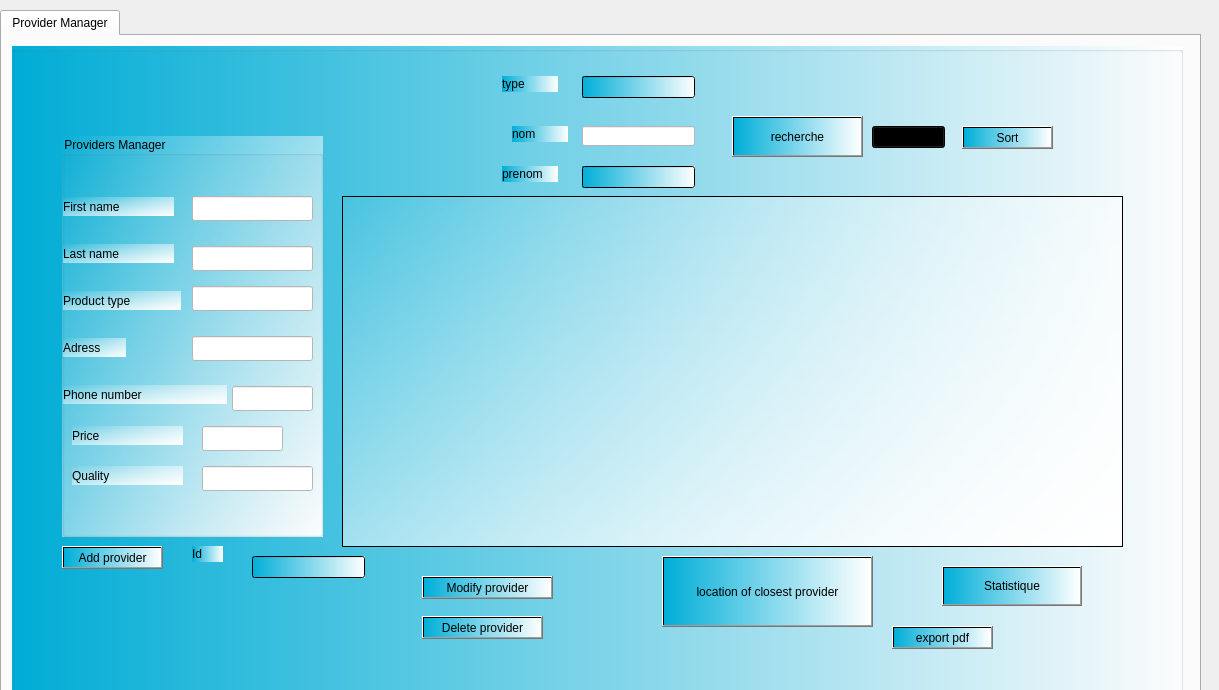
<?xml version="1.0" encoding="UTF-8"?>
<ui version="4.0">
 <class>supplier</class>
 <widget class="QDialog" name="supplier">
  <property name="geometry">
   <rect>
    <x>0</x>
    <y>0</y>
    <width>1219</width>
    <height>690</height>
   </rect>
  </property>
  <property name="windowTitle">
   <string>Dialog</string>
  </property>
  <widget class="QTabWidget" name="tabWidget_provider">
   <property name="geometry">
    <rect>
     <x>0</x>
     <y>10</y>
     <width>1201</width>
     <height>691</height>
    </rect>
   </property>
   <property name="currentIndex">
    <number>0</number>
   </property>
   <widget class="QWidget" name="tab">
    <attribute name="title">
     <string>Provider Manager</string>
    </attribute>
    <widget class="QGroupBox" name="groupBox">
     <property name="geometry">
      <rect>
       <x>10</x>
       <y>10</y>
       <width>1171</width>
       <height>651</height>
      </rect>
     </property>
     <property name="styleSheet">
      <string notr="true">background-color: qlineargradient(spread:pad, x1:0, y1:0, x2:1, y2:0, stop:0 rgba(255, 178, 102, 255), stop:0.55 rgba(235, 148, 61, 255), stop:0.98 rgba(0, 0, 0, 255), stop:1 rgba(0, 0, 0, 0));
background-color: qlineargradient(spread:pad, x1:0, y1:0, x2:1, y2:0, stop:0 rgba(0, 174, 216, 255), stop:1 rgba(255, 255, 255, 255));</string>
     </property>
     <property name="title">
      <string/>
     </property>
     <widget class="QTableView" name="tableView_provider">
      <property name="geometry">
       <rect>
        <x>330</x>
        <y>150</y>
        <width>781</width>
        <height>351</height>
       </rect>
      </property>
      <property name="styleSheet">
       <string notr="true">background-color: rgb(211, 253, 255);
background-color: qlineargradient(spread:pad, x1:0, y1:0, x2:1, y2:1, stop:0 rgba(85, 255, 255, 0), stop:1 rgba(255, 255, 255, 255));</string>
      </property>
     </widget>
     <widget class="QPushButton" name="pushButton_modify_provider">
      <property name="geometry">
       <rect>
        <x>410</x>
        <y>530</y>
        <width>131</width>
        <height>23</height>
       </rect>
      </property>
      <property name="styleSheet">
       <string notr="true">font: 8pt &quot;Cascadia Code&quot;;
font: 10pt &quot;Cascadia Code&quot;;</string>
      </property>
      <property name="text">
       <string>Modify provider</string>
      </property>
     </widget>
     <widget class="QPushButton" name="pushButton_location">
      <property name="geometry">
       <rect>
        <x>650</x>
        <y>510</y>
        <width>211</width>
        <height>71</height>
       </rect>
      </property>
      <property name="styleSheet">
       <string notr="true">font: 8pt &quot;Cascadia Code&quot;;
font: 10pt &quot;Cascadia Code&quot;;</string>
      </property>
      <property name="text">
       <string>location of closest provider</string>
      </property>
     </widget>
     <widget class="QGroupBox" name="groupBox_2">
      <property name="geometry">
       <rect>
        <x>50</x>
        <y>90</y>
        <width>261</width>
        <height>401</height>
       </rect>
      </property>
      <property name="styleSheet">
       <string notr="true">font: 8pt &quot;Cascadia Code&quot;;
background-color: rgb(211, 253, 255);
background-color: qlineargradient(spread:pad, x1:0, y1:0, x2:1, y2:1, stop:0 rgba(85, 255, 255, 0), stop:1 rgba(255, 255, 255, 255));
font: 10pt &quot;Cascadia Code&quot;;</string>
      </property>
      <property name="title">
       <string>Providers Manager</string>
      </property>
      <widget class="QLabel" name="label">
       <property name="geometry">
        <rect>
         <x>1</x>
         <y>108</y>
         <width>111</width>
         <height>19</height>
        </rect>
       </property>
       <property name="styleSheet">
        <string>font: 8pt &quot;Cascadia Code&quot;;
font: 10pt &quot;Cascadia Code&quot;;</string>
       </property>
       <property name="text">
        <string>Last name</string>
       </property>
      </widget>
      <widget class="QLabel" name="label_2">
       <property name="geometry">
        <rect>
         <x>1</x>
         <y>155</y>
         <width>118</width>
         <height>19</height>
        </rect>
       </property>
       <property name="styleSheet">
        <string>font: 8pt &quot;Cascadia Code&quot;;
font: 10pt &quot;Cascadia Code&quot;;</string>
       </property>
       <property name="text">
        <string>Product type</string>
       </property>
      </widget>
      <widget class="QLabel" name="label_3">
       <property name="geometry">
        <rect>
         <x>1</x>
         <y>202</y>
         <width>63</width>
         <height>19</height>
        </rect>
       </property>
       <property name="styleSheet">
        <string>font: 8pt &quot;Cascadia Code&quot;;
font: 10pt &quot;Cascadia Code&quot;;</string>
       </property>
       <property name="text">
        <string>Adress</string>
       </property>
      </widget>
      <widget class="QLabel" name="label_4">
       <property name="geometry">
        <rect>
         <x>1</x>
         <y>249</y>
         <width>164</width>
         <height>19</height>
        </rect>
       </property>
       <property name="styleSheet">
        <string>font: 8pt &quot;Cascadia Code&quot;;
font: 10pt &quot;Cascadia Code&quot;;</string>
       </property>
       <property name="text">
        <string>Phone number</string>
       </property>
      </widget>
      <widget class="QLineEdit" name="lineEdit_last_name_provider">
       <property name="geometry">
        <rect>
         <x>130</x>
         <y>110</y>
         <width>121</width>
         <height>25</height>
        </rect>
       </property>
       <property name="styleSheet">
        <string notr="true">background-color: rgb(255, 255, 255);</string>
       </property>
      </widget>
      <widget class="QLineEdit" name="lineEdit_product_type_provider">
       <property name="geometry">
        <rect>
         <x>130</x>
         <y>150</y>
         <width>121</width>
         <height>25</height>
        </rect>
       </property>
       <property name="styleSheet">
        <string notr="true">background-color: rgb(255, 255, 255);</string>
       </property>
      </widget>
      <widget class="QLineEdit" name="lineEdit_adress_provider">
       <property name="geometry">
        <rect>
         <x>130</x>
         <y>200</y>
         <width>121</width>
         <height>25</height>
        </rect>
       </property>
       <property name="styleSheet">
        <string notr="true">background-color: rgb(255, 255, 255);</string>
       </property>
      </widget>
      <widget class="QLabel" name="label_8">
       <property name="geometry">
        <rect>
         <x>1</x>
         <y>61</y>
         <width>111</width>
         <height>19</height>
        </rect>
       </property>
       <property name="text">
        <string>First name</string>
       </property>
      </widget>
      <widget class="QLineEdit" name="lineEdit_first_name_provider">
       <property name="geometry">
        <rect>
         <x>130</x>
         <y>60</y>
         <width>121</width>
         <height>25</height>
        </rect>
       </property>
       <property name="styleSheet">
        <string notr="true">background-color: rgb(255, 255, 255);</string>
       </property>
      </widget>
      <widget class="QLineEdit" name="lineEdit_phone_provider">
       <property name="geometry">
        <rect>
         <x>170</x>
         <y>250</y>
         <width>81</width>
         <height>25</height>
        </rect>
       </property>
       <property name="styleSheet">
        <string notr="true">background-color: rgb(255, 255, 255);</string>
       </property>
      </widget>
      <widget class="QLabel" name="label_10">
       <property name="geometry">
        <rect>
         <x>10</x>
         <y>290</y>
         <width>111</width>
         <height>19</height>
        </rect>
       </property>
       <property name="text">
        <string>Price</string>
       </property>
      </widget>
      <widget class="QLabel" name="label_11">
       <property name="geometry">
        <rect>
         <x>10</x>
         <y>330</y>
         <width>111</width>
         <height>19</height>
        </rect>
       </property>
       <property name="text">
        <string>Quality</string>
       </property>
      </widget>
      <widget class="QLineEdit" name="lineEdit_price_provider">
       <property name="geometry">
        <rect>
         <x>140</x>
         <y>290</y>
         <width>81</width>
         <height>25</height>
        </rect>
       </property>
       <property name="styleSheet">
        <string notr="true">background-color: rgb(255, 255, 255);</string>
       </property>
      </widget>
      <widget class="QLineEdit" name="lineEdit_quality_provider">
       <property name="geometry">
        <rect>
         <x>140</x>
         <y>330</y>
         <width>111</width>
         <height>25</height>
        </rect>
       </property>
       <property name="styleSheet">
        <string notr="true">background-color: rgb(255, 255, 255);</string>
       </property>
      </widget>
     </widget>
     <widget class="QComboBox" name="comboBox">
      <property name="geometry">
       <rect>
        <x>860</x>
        <y>80</y>
        <width>73</width>
        <height>22</height>
       </rect>
      </property>
      <item>
       <property name="text">
        <string>nom</string>
       </property>
      </item>
      <item>
       <property name="text">
        <string>numero</string>
       </property>
      </item>
     </widget>
     <widget class="QLabel" name="label_6">
      <property name="geometry">
       <rect>
        <x>500</x>
        <y>80</y>
        <width>56</width>
        <height>16</height>
       </rect>
      </property>
      <property name="text">
       <string>nom</string>
      </property>
     </widget>
     <widget class="QPushButton" name="pushButton_Stat">
      <property name="geometry">
       <rect>
        <x>930</x>
        <y>520</y>
        <width>140</width>
        <height>40</height>
       </rect>
      </property>
      <property name="styleSheet">
       <string notr="true">font: 8pt &quot;Cascadia Code&quot;;
font: 10pt &quot;Cascadia Code&quot;;</string>
      </property>
      <property name="text">
       <string>Statistique</string>
      </property>
     </widget>
     <widget class="QLabel" name="label_5">
      <property name="geometry">
       <rect>
        <x>180</x>
        <y>500</y>
        <width>31</width>
        <height>16</height>
       </rect>
      </property>
      <property name="layoutDirection">
       <enum>Qt::RightToLeft</enum>
      </property>
      <property name="text">
       <string>Id </string>
      </property>
     </widget>
     <widget class="QPushButton" name="recherche">
      <property name="geometry">
       <rect>
        <x>720</x>
        <y>70</y>
        <width>131</width>
        <height>41</height>
       </rect>
      </property>
      <property name="text">
       <string>recherche</string>
      </property>
     </widget>
     <widget class="QLabel" name="label_7">
      <property name="geometry">
       <rect>
        <x>490</x>
        <y>30</y>
        <width>56</width>
        <height>16</height>
       </rect>
      </property>
      <property name="text">
       <string>type</string>
      </property>
     </widget>
     <widget class="QLabel" name="label_12">
      <property name="geometry">
       <rect>
        <x>490</x>
        <y>120</y>
        <width>56</width>
        <height>16</height>
       </rect>
      </property>
      <property name="text">
       <string>prenom</string>
      </property>
     </widget>
     <widget class="QLineEdit" name="p">
      <property name="geometry">
       <rect>
        <x>570</x>
        <y>120</y>
        <width>113</width>
        <height>22</height>
       </rect>
      </property>
     </widget>
     <widget class="QPushButton" name="pushButton_delete_providert">
      <property name="geometry">
       <rect>
        <x>410</x>
        <y>570</y>
        <width>121</width>
        <height>23</height>
       </rect>
      </property>
      <property name="styleSheet">
       <string notr="true">font: 8pt &quot;Cascadia Code&quot;;
font: 10pt &quot;Cascadia Code&quot;;</string>
      </property>
      <property name="text">
       <string>Delete provider</string>
      </property>
     </widget>
     <widget class="QPushButton" name="pushButton_add_provider">
      <property name="geometry">
       <rect>
        <x>50</x>
        <y>500</y>
        <width>101</width>
        <height>23</height>
       </rect>
      </property>
      <property name="styleSheet">
       <string notr="true">font: 8pt &quot;Cascadia Code&quot;;
font: 10pt &quot;Cascadia Code&quot;;</string>
      </property>
      <property name="text">
       <string>Add provider</string>
      </property>
     </widget>
     <widget class="QPushButton" name="pushButton_add_provider_5">
      <property name="geometry">
       <rect>
        <x>880</x>
        <y>580</y>
        <width>101</width>
        <height>23</height>
       </rect>
      </property>
      <property name="styleSheet">
       <string notr="true">font: 8pt &quot;Cascadia Code&quot;;
font: 10pt &quot;Cascadia Code&quot;;</string>
      </property>
      <property name="text">
       <string>export pdf</string>
      </property>
     </widget>
     <widget class="QLineEdit" name="t">
      <property name="geometry">
       <rect>
        <x>570</x>
        <y>30</y>
        <width>113</width>
        <height>22</height>
       </rect>
      </property>
     </widget>
     <widget class="QLineEdit" name="n">
      <property name="geometry">
       <rect>
        <x>570</x>
        <y>80</y>
        <width>113</width>
        <height>20</height>
       </rect>
      </property>
      <property name="styleSheet">
       <string notr="true">selection-color: rgb(255, 255, 255);
background-color: rgb(255, 255, 255);</string>
      </property>
     </widget>
     <widget class="QLineEdit" name="lineEdit_id_modify">
      <property name="geometry">
       <rect>
        <x>240</x>
        <y>510</y>
        <width>113</width>
        <height>22</height>
       </rect>
      </property>
     </widget>
     <widget class="QPushButton" name="pushButton_sort_providers">
      <property name="geometry">
       <rect>
        <x>950</x>
        <y>80</y>
        <width>91</width>
        <height>23</height>
       </rect>
      </property>
      <property name="styleSheet">
       <string notr="true">font: 8pt &quot;Cascadia Code&quot;;
font: 10pt &quot;Cascadia Code&quot;;</string>
      </property>
      <property name="text">
       <string>Sort</string>
      </property>
     </widget>
    </widget>
   </widget>
  </widget>
 </widget>
 <resources/>
 <connections/>
</ui>
